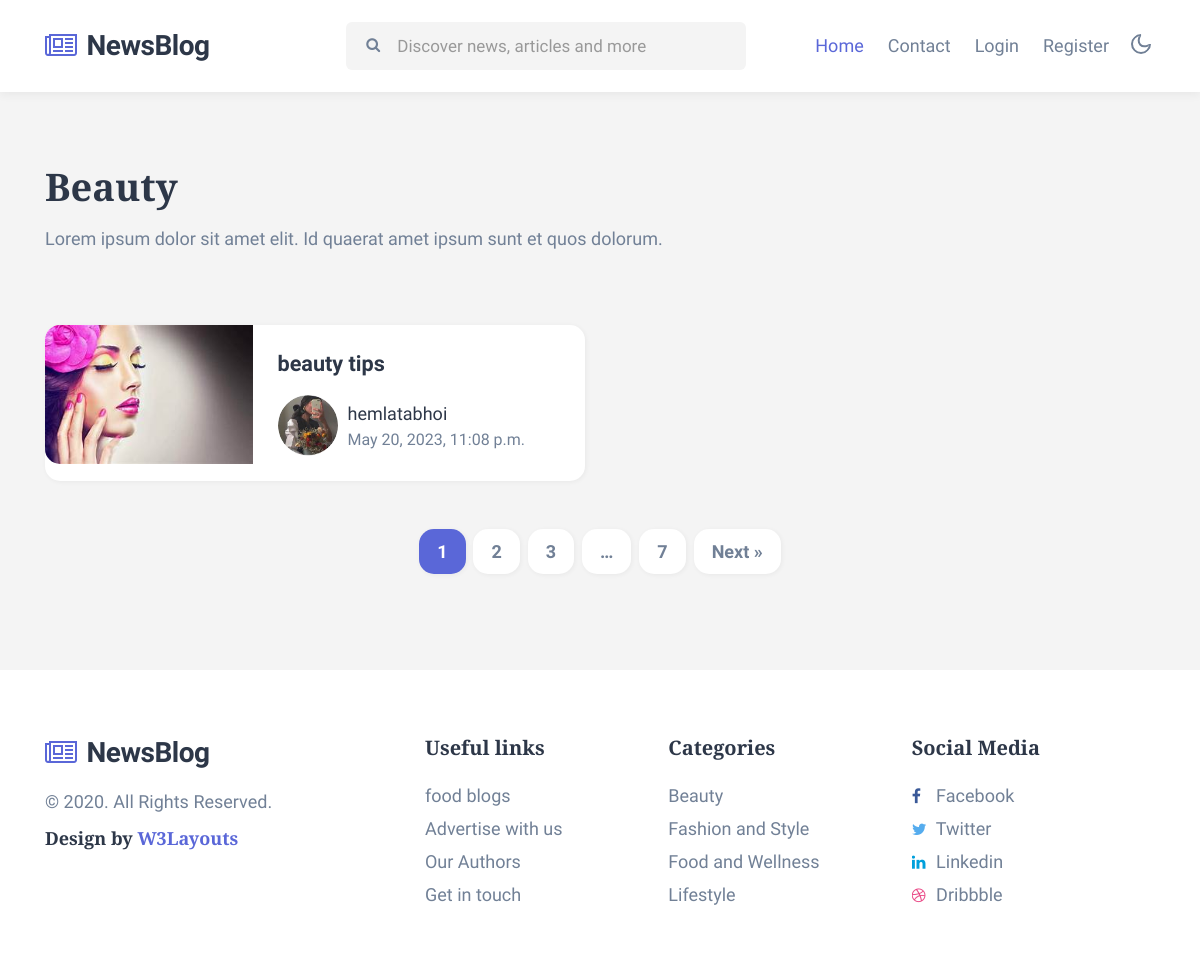
/beauty/, run on the app's committed database.
### blogapp/models.py (models this page shows, shortened)
class Blog(models.Model):
    c1 = [('food', 'food'),
          ('lifestyle', 'lifestyle'),
          ('fashion', 'fashion'),
          ('beauty', 'beauty')]
    title = models.CharField(max_length=150)
    des = models.TextField()
    pic = models.FileField(upload_to='blog_photos', default='sad.jpg')
    time = models.DateTimeField(auto_now=True)
    user = models.ForeignKey(User, on_delete= models.CASCADE)
    category = models.CharField(max_length=150, choices=c1)

class User(models.Model):
    v1 = [('Male', 'Male'),
          ('Female', 'Female'),
          ('Others', 'Others')]
    first_name = models.CharField(max_length=150)
    last_name = models.CharField(max_length=150)
    email = models.EmailField(unique=True)
    username = models.CharField(max_length=100, unique=True)
    password = models.CharField(max_length=100)
    gender = models.CharField(max_length=50, choices=v1)
    pic = models.FileField(upload_to='profile_pics', default='sad.png')

### blogapp/views.py (the view)
# urls.py: path('beauty/', beauty, name='beauty'),
def beauty(request):
    l1 = Blog.objects.filter(category = 'beauty')
    try:
        u1 = User.objects.get(email = request.session['email'])
        return render(request, 'beauty.html', {'userdata':u1, 'beauty_blogs': l1})
    except:
        return render(request, 'beauty.html', {'beauty_blogs': l1})

### blogapp/templates/beauty.html
{% extends 'base.html' %}
{% load static %}
{% block content %}
<div class="w3l-homeblock2 w3l-homeblock5 py-5">
    <div class="container pt-md-4 pb-md-5">
        <h3 class="category-title mb-3"> Beauty</h3>
        <p class="mb-sm-5 mb-4 max-width">Lorem ipsum dolor sit amet elit. Id quaerat amet ipsum sunt et quos dolorum.</p>
        <div class="row">
            {% for i in beauty_blogs %}
            <div class="col-lg-6 mt-4">
                <div class="bg-clr-white hover-box">
                    <div class="row">
                        <div class="col-sm-5 position-relative">
                            <a href="#blog-single.html" class="image-mobile">
                                <img class="card-img-bottom d-block radius-image-full" src="{{i.pic.url}}" alt="Card image cap">
                            </a>
                        </div>
                        <div class="col-sm-7 card-body blog-details align-self">
                            <a href="{% url 'single_blog' i.id %}" class="blog-desc">{{i.title}}
                            </a>
                            <div class="author align-items-center">
                                <img src="{{i.user.pic.url}}" alt="" class="img-fluid rounded-circle">
                                <ul class="blog-meta">
                                    <li>
                                        <a href="author.html">{{i.user.username}}</a>
                                    </li>
                                    <li class="meta-item blog-lesson">
                                        <span class="meta-value">{{i.time}}</span>
                                    </li>
                                </ul>
                            </div>
                        </div>
                    </div>
                </div>
            </div>
            {% endfor %}
        </div>
        <ul class="site-pagination text-center mt-md-5 mt-4">
            <li><span aria-current="page" class="page-numbers current">1</span></li>
            <li><a class="page-numbers" href="#page2">2</a></li>
            <li><a class="page-numbers" href="#page3">3</a></li>
            <li><span class="page-numbers dots">…</span></li>
            <li><a class="page-numbers" href="#page7">7</a></li>
            <li><a class="next page-numbers" href="#next">Next »</a></li>
        </ul>
    </div>
</div>
{% endblock %}

### data on the page
Blog: pic (picture), title "beauty tips", user.pic (placeholder picture), user.username "hemlatabhoi", time "May 20, 2023, 11:08 p.m."
